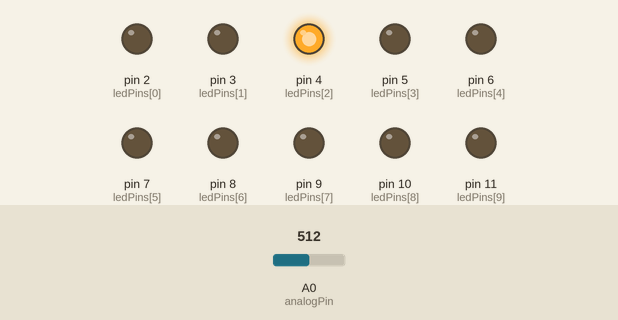
A sketch run on a simulated Arduino Uno, built with avr-gcc and run on an emulated ATmega328P. Shown: output pins drawn as LEDs (lit = HIGH). The inputs (shaded band) are chosen by the test bench; at power-on: A0 (analogPin) = 512.

Above: at 5.8 s.
5.9 s: A0 (analogPin) set to 503
At 6.9 s:
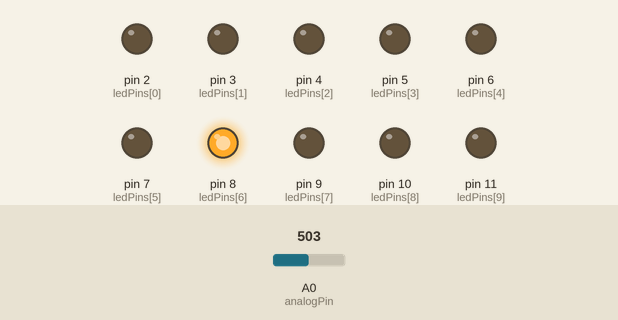
11.9 s: A0 (analogPin) set to 716
At 12.5 s:
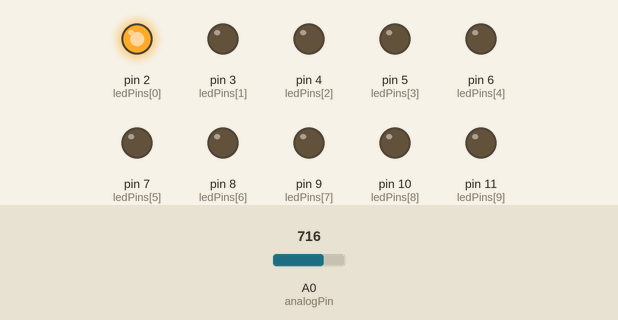
17.9 s: A0 (analogPin) set to 511
23.9 s: A0 (analogPin) set to 900
At 25.8 s:
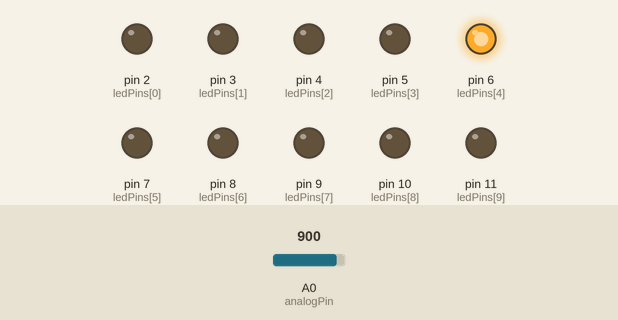
Timing chart, 0 to 30.9 s (numbered marks = the images above; inputs shaded):
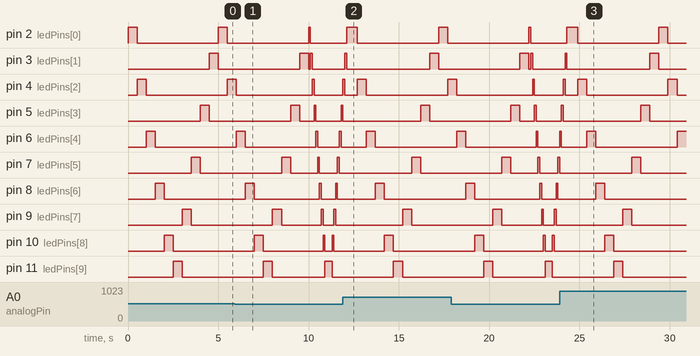

The sketch:

_0517.ino
```cpp
const int analogPin = A0;   // the pin that the potentiometer is attached to
const int ledCount = 10;    // the number of LEDs in the bar graph

int timer = 100;
int pinCount = 11;

int ledPins[] = {
  2, 3, 4, 5, 6, 7, 8, 9, 10, 11
};   // an array of pin numbers to which LEDs are attached
void setup() {
  // loop over the pin array and set them all to output:
  for (int thisLed = 0; thisLed < ledCount; thisLed++) {
    pinMode(ledPins[thisLed], OUTPUT);
  }
}

void loop() {
   int sensorReading = analogRead(analogPin);
  // map the result to a range from 0 to the number of LEDs:
  int ledLevel = map(sensorReading, 0, 1023, 0, 500);


    if(ledLevel<250)
    {
      for (int thisPin = 0; thisPin < pinCount; thisPin++)
      {
       // turn the pin on:
       digitalWrite(ledPins[thisPin], HIGH);
       delay(timer);
        // turn the pin off:
       digitalWrite(ledPins[thisPin], LOW);
      }

      // loop from the highest pin to the lowest:
      for (int thisPin = pinCount - 1; thisPin >= 0; thisPin--)
      {
         // turn the pin on:
        digitalWrite(ledPins[thisPin], HIGH);
        delay(timer);
       // turn the pin off:
        digitalWrite(ledPins[thisPin], LOW);
      }
    }


    else
    {
      for (int thisPin = 0; thisPin <= 8; )
      {
       // turn the pin on:
       digitalWrite(ledPins[thisPin], HIGH);
       delay(500);
        // turn the pin off:
       digitalWrite(ledPins[thisPin], LOW);
       thisPin=thisPin+2;
      }
      for (int thisPin = 9; thisPin >= 1; thisPin-2)
      {
         // turn the pin on:
        digitalWrite(ledPins[thisPin], HIGH);
        delay(500);
       // turn the pin off:
        digitalWrite(ledPins[thisPin], LOW);
        thisPin=thisPin-2;
      }
    }

}
```

Measured:
- the behaviour switches between 512 and 511 on A0 (analogPin) (found by bisection; images 0 and 1)
- after the input at 11.9 s, pin 2 (ledPins[0]): HIGH → LOW after 0.80 s, → HIGH 4.5 s later, → LOW 0.50 s later
- after the input at 23.9 s, pin 2 (ledPins[0]): HIGH → LOW after 1.0 s, → HIGH 4.5 s later, → LOW 0.50 s later
